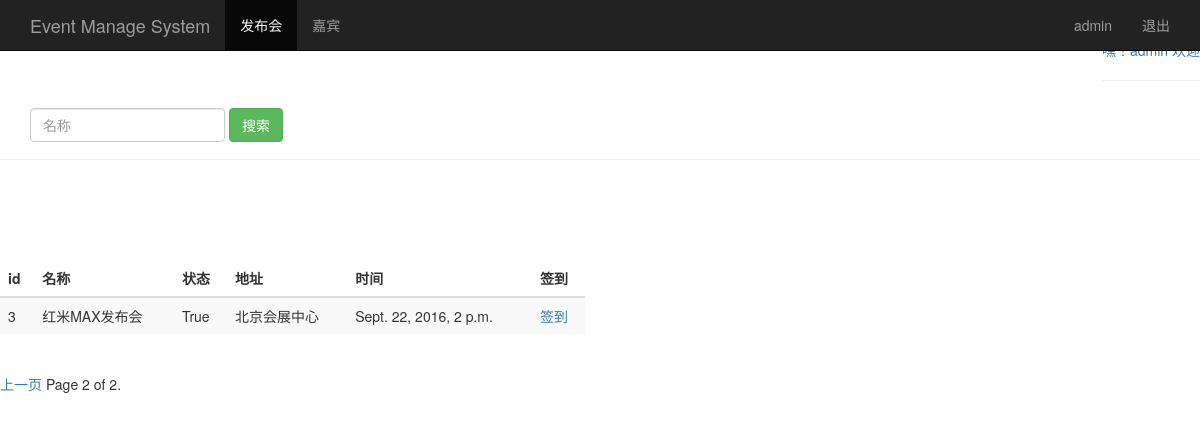
Page /event_manage/?page=2 (signed in) on the committed database.
### sign/models.py (models this page shows, shortened)
class Event(models.Model):
    name = models.CharField(max_length=100)  # 发布会标题
    limit = models.IntegerField()  # 限制人数
    status = models.BooleanField()  # 状态
    address = models.CharField(max_length=200)  # 地址
    start_time = models.DateTimeField('events time')  # 发布会时间
    create_time = models.DateTimeField(auto_now=True)  # 创建时间（自动获取当前时间）

### sign/views.py (the view)
# urls.py: url(r'^event_manage/$', views.event_manage),
@login_required
def event_manage(request):
    username = request.session.get('user', '')
    event_list = Event.objects.all()
    paginator = Paginator(event_list, 2)  # 把查询出来的所有嘉宾列表guest_list放到Paginator类中，划分每页显示2条数据
    page = request.GET.get('page')  # 通过GET请求得到当前要现实第几页的数据
    try:
        event_list = paginator.page(page)  # 获取第page页的数据
    except PageNotAnInteger:
        event_list = paginator.page(1)  # 如果page不是整数，取第一页面数据
    except EmptyPage:
        event_list = paginator.page(paginator.num_pages)  # 如果page不在范围内，取最后一页面数据
    return render(request, "event_manage.html", {"user": username, "events": event_list})

### sign/templates/event_manage.html (shortened to what this page needs)
<!DOCTYPE html>
<html>
<head>
    {% load bootstrap3 %}
    {% bootstrap_css %}
</head>
<div style="float:right;">
    <a>嘿！{{ user }} 欢迎</a>
    <hr/>
</div>
<body role="document">
<nav class="navbar navbar-inverse navbar-fixed-top">
    <div class="container">
        <div class="navbar-header">
            <a class="navbar-brand" href="/event_manage/">Event Manage System</a>
        </div>
        <div id="navbar" class="collapse navbar-collapse">
            <ul class="nav navbar-nav">
                <li class="active"><a href="/event_manage/">发布会</a>
                <li>
                <li><a href="/guest_manage/">嘉宾</a>
            </ul>
            <ul class="nav navbar-nav navbar-right">
                <li><a href="#">{{ user }}</a></li>
                <li><a href="/logout/">退出</a></li>
            </ul>
        </div>
    </div>
</nav>
<div class="page-header" style="padding-top: 60px;">
    <div id="navbar" class="navbar-collapse collapse">
        <form class="navbar-form" method="get" action="/search_name/">
            <div class="form-group">
                <input name="name" type="text" placeholder="名称" class="form-control">
            </div>
            <button type="submit" class="btn btn-success">搜索</button>
        </form>
    </div>
</div>
<div class="row" style="padding-top: 80px;">
    <div class="col-md-6">
        <table class="table table-striped">
            <thead>
            <tr>
                <th>id</th>
                <th>名称</th>
                <th>状态</th>
                <th>地址</th>
                <th>时间</th>
                <th>签到</th>
            </tr>
            </thead>
            <tbody>
            {% for event in events %}
                <tr>
                    <td>{{ event.id }}</td>
                    <td>{{ event.name }}</td>
                    <td>{{ event.status }}</td>
                    <td>{{ event.address }}</td>
                    <td>{{ event.start_time }}</td>
                    <td>
                        <a href="/sign_index/{{ event.id }}/" target="_blank">签到</a>
                    </td>
                </tr>
            {% endfor %}
            </tbody>
        </table>
    </div>
</div>
<div class="pagination">
            <span class="step-links">
            {% if search_name %}
                {% if events.has_previous %}
                    <a href="?page={{ events.previous_page_number }}&realname={{ search_name }}">上一页</a>
                {% endif %}
                <span class="current">
                    Page {{ events.number }} of {{ events.paginator.num_pages }}.
                </span>
                {% if events.has_next %}
                    <a href="?page={{ events.next_page_number }}&realname={{ search_name }}">下一页</a>
                {% endif %}
            {% else %}
                {% if events.has_previous %}
                    <a href="?page={{ events.previous_page_number }}">上一页</a>
                {% endif %}
                <span class="current">
                    Page {{ events.number }} of {{ events.paginator.num_pages }}.
                </span>
            {% endif %}
            </span>
</div>
</body>
</html>

### rows in the picture
Event: id "3", name "红米MAX发布会", status "True", address "北京会展中心", start_time "Sept. 22, 2016, 2 p.m."

### other values in the picture
{{ user }} "admin"
{{ events.number }} "2"
{{ events.paginator.num_pages }} "2"
